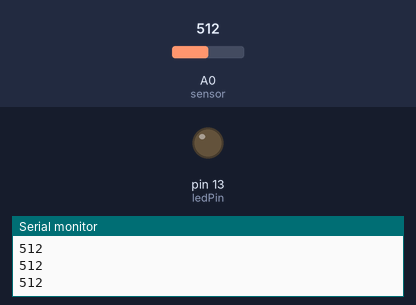
Recording of a sketch running on a simulated Arduino Uno, built with avr-gcc and run on an emulated ATmega328P. On the bench: output pins drawn as LEDs (lit = HIGH), the last lines printed to the serial monitor. The inputs (shaded band) are chosen by the test bench; at power-on: A0 (sensor) = 512.

Above: at 1.2 s.
1.3 s: A0 (sensor) set to 667
2.8 s: A0 (sensor) set to 693
At 3.9 s:
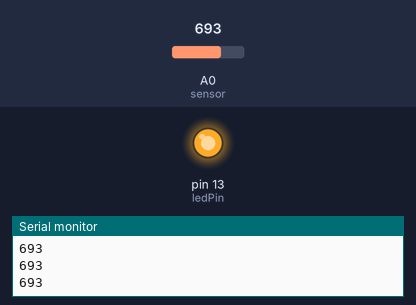
4.4 s: A0 (sensor) set to 670
At 5.3 s:
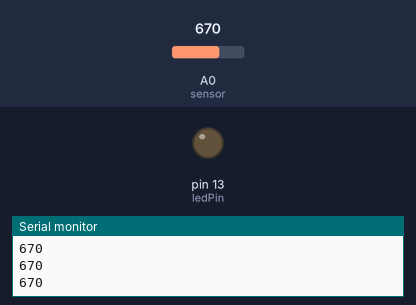
6.0 s: A0 (sensor) set to 690
At 6.7 s:
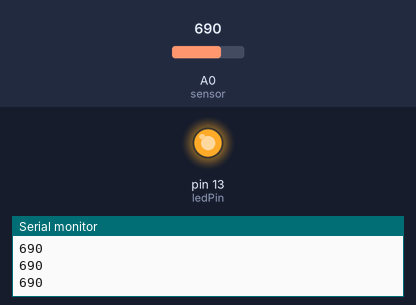
Timing chart, 0 to 8.6 s (numbered marks = the images above; inputs shaded):
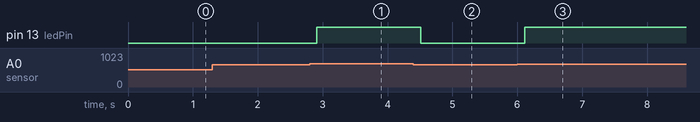

The sketch:

InfraredSensor.ino
```cpp
int ledPin = 13;
int sensor = A0;
int val = 0;

void setup()
{
  pinMode(sensor, INPUT);
  pinMode(ledPin, OUTPUT);
  Serial.begin(9600);
}

void loop()
{
  val = analogRead(A0);   // read the input pin
  Serial.println(val);
  delay(100);

  if (val > 680) {
    digitalWrite(ledPin, HIGH);
  } else {
    digitalWrite(ledPin, LOW);
  }

}
```

Measured:
- the behaviour switches between 680 and 681 on A0 (sensor) (found by bisection; images 0 and 1)
- after the input at 2.8 s, pin 13 (ledPin): LOW → HIGH after 0.11 s
- after the input at 4.4 s, pin 13 (ledPin): HIGH → LOW after 0.11 s
- after the input at 6.0 s, pin 13 (ledPin): LOW → HIGH after 0.12 s
